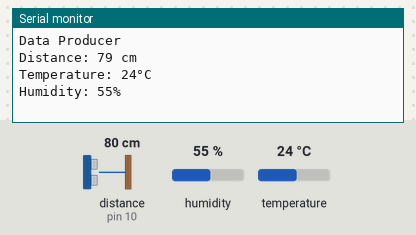
Bench run of a sketch on a simulated Arduino Uno, built with avr-gcc and run on an emulated ATmega328P. On the bench: the last lines printed to the serial monitor. Wiring (inferred from the names in the program): ultrasonic range finder: trigger pin 12; echo pin 10. The inputs (shaded band) are chosen by the test bench; at power-on: distance to the obstacle (sensor on pin 10) 80 cm, humidity 55 %, temperature 24 °C. The echo pulse lasts 58.3 µs per cm.

Above: at 7.8 s.
7.9 s: distance to the obstacle (sensor on pin 10) set to 2 cm
15.8 s: humidity set to 22 %
At 17.6 s:
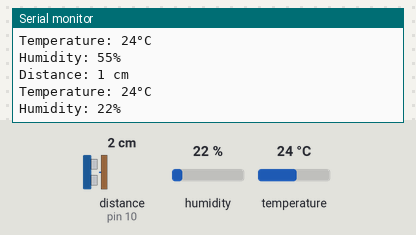
23.7 s: temperature set to 12 °C
At 31.0 s:
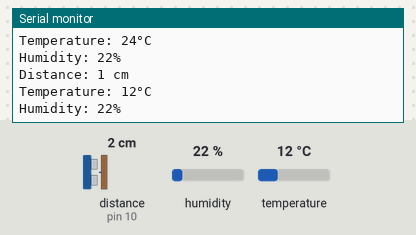
31.6 s: distance to the obstacle (sensor on pin 10) set to 4 cm
At 37.7 s:
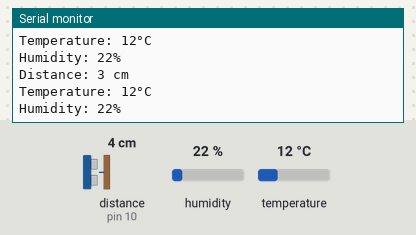
39.5 s: humidity set to 40 %
At 45.6 s:
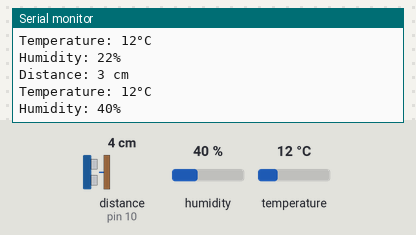
Timing chart, 0 to 47.1 s (numbered marks = the images above; inputs shaded):
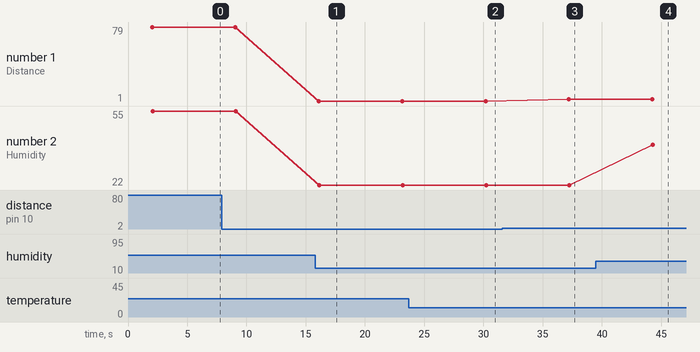

Measured:
- after the input at 15.8 s, the serial monitor: prints a new line after 0.35 s (image 1)
- after the input at 23.7 s, the serial monitor: prints a new line after 6.5 s (image 2)
- after the input at 31.6 s, the serial monitor: prints a new line after 5.6 s (image 3)
- after the input at 39.5 s, the serial monitor: prints a new line after 4.8 s (image 4)
- plotted number 1: 1 → 3 after the input at 31.6 s
- plotted number 2: 55 → 22 after the input at 15.8 s, 22 → 40 after the input at 39.5 s

The sketch:

Data_Producer.ino
```cpp
/*
			University of Lleida
	Master Of Science in Computer Science
		Embedded And Ubiquitous Systems
				  Professor
		  Fernando Guirado Fernández
				Final Project
				  Students
			Antonio Expósito Solis
			Daniel Vieira Cordeiro
			Rafael Câmara Pereira
*/

// Include the libraries:
#include <Adafruit_Sensor.h>
#include "SoftwareSerial.h"
#include <DHT.h>

// Defines the PINS which will be used throught the code
#define SLAVE_ADDR 0x04
#define TRIG_PIN 12
#define ECHO_PIN 10
#define DHTPIN 7
#define DHTTYPE DHT11

// Variables
int duration, distance, temperature, humidity;

// Initialize DHT sensor for normal 16mhz Arduino:
DHT dht = DHT(DHTPIN, DHTTYPE);

// Defines the PINS which will be used for the serial communication with the XBee
SoftwareSerial xbeeSerial(2, 3);

// Initial SetUp
void setup() {

  //Serial Port begin
  Serial.begin(9600);
  xbeeSerial.begin(9600);

  //Define inputs and outputs
  pinMode(TRIG_PIN, OUTPUT);
  pinMode(ECHO_PIN, INPUT);

  // Setup DHT11 sensor:
  dht.begin();

  // Used to facilitate the identification of the Serial Monitor
  Serial.println("Data Producer");
}

// Main execution
void loop() {

  // Collecting data from the sensors
  setUltrasonic();
  setDHT11();

  // Sending the data
  sendFunc();
}

// Processes the sensors data and forwards it to the XBee Serial
void sendFunc(){

  // Printing on the Serial Monitor
  printDistance();
  printDHT11();

  // Variable that will store the data in the correct format to be sent
  char msg[20];

  // Aggregates the 3 values into a single char array, separated by 'x' and with a 'y' as end of line
  sprintf(msg, "%03dx%03dx%03dy", distance, temperature, humidity);

  // Sends the aggregated char array via the Xbee
  xbeeSerial.print(msg);

  // Waits 5 seconds
  delay(5000);
}

// SetUps the
void setUltrasonic(){
  ultrasonicTrigger();
  readDuration();
  convertToCm();
}

// The sensor is triggered by a HIGH pulse of 10 or more microseconds.
// Give a short LOW pulse beforehand to ensure a clean HIGH pulse:
void ultrasonicTrigger(){
  digitalWrite(TRIG_PIN, LOW);
  delayMicroseconds(5);
  digitalWrite(TRIG_PIN, HIGH);
  delayMicroseconds(10);
  digitalWrite(TRIG_PIN, LOW);
}

// Reads the signal from the sensor: a HIGH pulse whose duration is the time (in microseconds) from the sending of the ping to the reception of its echo off of an object.
void readDuration(){
  pinMode(ECHO_PIN, INPUT);
  duration = pulseIn(ECHO_PIN, HIGH);
}

// Convert the time into a distance
// Distance = (traveltime/2) x speed of sound
// The speed of sound is: 343m/s = 0.0343 cm/uS = 1/29.1 cm/uS
void convertToCm(){
  distance = (duration/2) / 29.1;     // Divide by 29.1 or multiply by 0.0343
}

// Prints the measured distance in cm into the Serial Display
void printDistance() {
  Serial.print("\nDistance: ");
  Serial.print(distance);
  Serial.println(" cm");
}

// Gathers data from DHT11 sensor
void setDHT11(){
  // Wait a few seconds between measurements:
  delay(2000);
  // Read the humidity in %:
  humidity = dht.readHumidity();
  // Read the temperature as Celsius:
  temperature = dht.readTemperature();
}

// Prints the measured humidity and temperature into the Serial Display
void printDHT11() {
  Serial.print("Temperature: ");
  Serial.print(temperature);
  Serial.print("\xC2\xB0");
  Serial.println("C");
  Serial.print("Humidity: ");
  Serial.print(humidity);
  Serial.println("%");

}
```
